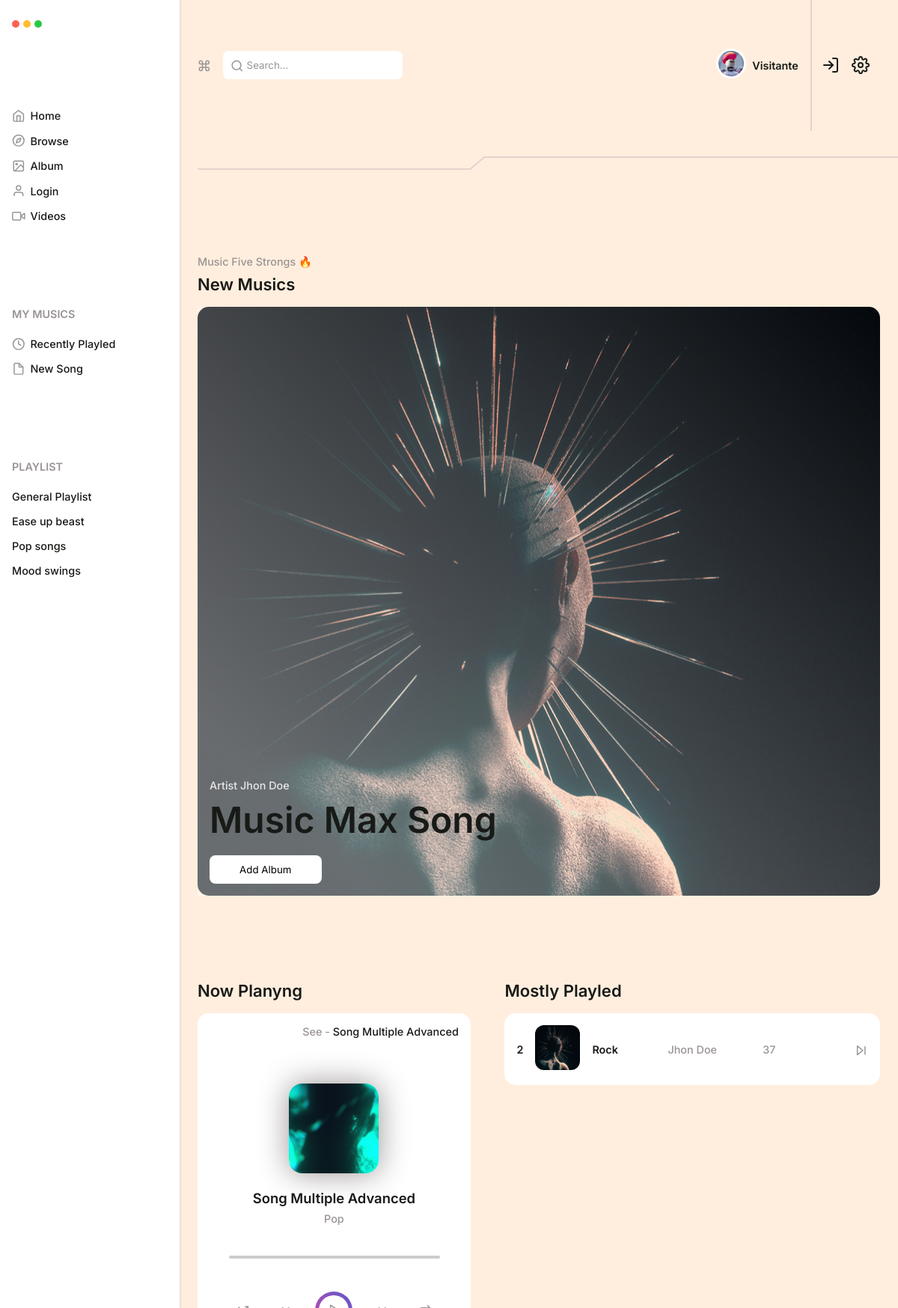
Screenshot of /music/2 with the database file from the repository.
### tables this page shows
CREATE TABLE `songs` (
  `id` int(11) NOT NULL,
  `user_id` varchar(255) NOT NULL,
  `name` varchar(255) NOT NULL,
  `description` varchar(255) NOT NULL,
  `image` varchar(255) DEFAULT NULL,
  `video` varchar(255) DEFAULT NULL,
  `song` varchar(255) NOT NULL,
  `category` varchar(255) NOT NULL,
  `type` varchar(255) NOT NULL,
  `views` int(11) DEFAULT NULL,
  `created_at` timestamp NULL DEFAULT NULL
);

CREATE TABLE `users` (
  `id` varchar(255) NOT NULL,
  `name` varchar(255) NOT NULL,
  `email` varchar(255) NOT NULL,
  `password` varchar(255) NOT NULL,
  `image` varchar(255) NOT NULL,
  `created_at` timestamp NULL DEFAULT NULL,
  `updated_at` timestamp NULL DEFAULT NULL
);

### App/mainView.php (called while the page is built, shortened)
<?php
class mainView{
    public static function render($filename, $arg = [], $header = './Views/theme/header.php', $footer = './Views/theme/footer.php'){
        include("./Views/{$filename}.php");
        die();
    }
}
?>

### App/Controllers/songController.php (called while the page is built, shortened)
<?php
class songController{
    public function getSong($data){
        if($data){
            $results = Song::getResults(isset($_POST['name_search']) ? $_POST['name_search'] : '');
            $songs = Song::get();
            $getSong = Song::getSongArtist($data['id']);
            $getArtist = Song::getArtist($getSong['user_id']);
            isset($data['id']) ? $song = Song::getSong($data['id']) : Song::getSong('1');
        }
        mainView::render('song', [ 'results' => $results, 'getSong' => $getSong, 'getArtist' => $getArtist, 'songs' => $songs, 'song' => $song ]);
    }
}
?>

### index.php (called while the page is built, shortened)
<?php
$router = new Router(BASE);
$router->namespace("Controllers");
$router->get("/", "userController:home");
$router->get("/profile", "userController:profile");
$router->get("/login", "userController:login");
$router->get("/register", "userController:register");
$router->get("/create-song", "songController:createSong");
$router->get("/songs", "songController:allSongs");
$router->get("/playlist", "userController:myPlaylist");
$router->get("/podcasts", "songController:getPodcasts");
$router->get("/recently-playled", "userController:getRecentlysPlayleds");
$router->get("/music/{id}", "songController:getSong");
$router->get("/logout", "userController:logout");
$router->post("/login", "userController:login");
$router->post("/register", "userController:register");
$router->post("/create-song", "songController:createSong");
$router->post("/add-album", "songController:addSongAlbum");
$router->post("/", "userController:home");
$router->post("/update-profile", "userController:updateProfile");
$router->group("error")->namespace("Test");
$router->get("/{errcode}", "Coffee:notFound");
$router->dispatch();
?>

### App/DB.php (called while the page is built)
<?php
class DB{
    private static $pdo;
    public static function connect(){
        if(self::$pdo == null){
            try{
                self::$pdo = new PDO('mysql:host='.HOST.';dbname='.DATABASE,USER,PASSWORD,array(PDO::MYSQL_ATTR_INIT_COMMAND => "SET NAMES utf8"));
                self::$pdo->setAttribute(PDO::ATTR_ERRMODE,PDO::ERRMODE_EXCEPTION);
            }catch(Exception $e){
                echo '<h2>Erro ao conectar</h2>';
            }
        }
        return self::$pdo;
    }
}
?>

### App/Models/Song.php (called while the page is built, shortened)
<?php
class Song{
    public static function getSong($data){
        $songs = \DB::connect()->prepare("SELECT * FROM `songs`");
        $songs->execute();
        $songs = $songs->fetch();
        return $songs;
    }
    public static function getSongArtist($data){
        $songs = \DB::connect()->prepare("SELECT * FROM `songs` WHERE id = '$data'");
        $songs->execute();
        $songs = $songs->fetch();
        if($songs){
            $views = ($songs['views'] + 1);
            $songsUpdate = \DB::connect()->prepare("UPDATE `songs` SET views = ? WHERE id = '$data'");
            $songsUpdate->execute(array($views));
        }
        return $songs;
    }
    public static function getArtist($getSong){
        $artist = \DB::connect()->prepare("SELECT * FROM `users` WHERE id = '$getSong'");
        $artist->execute();
        $artist = $artist->fetch();
        return $artist;
    }
}
?>

### Views/components/box-song.php (the view, shortened to what this page needs)
<div class="box box-song-one toc-song">
    <div class="row margin-bottom-default" id="box-song">
        <a href="<?= BASE ?>/music/<?php echo $arg['song']['id'] ?>"><p class="text-right margin-bottom-bigger-in">See - <span style="color:var(--myBlackDefault)"><?php echo $arg['song']['name']; ?></span></p></a>
        <figure class="img-small-song text-center margin-bottom-default">
            <img src="<?= BASE ?>/storage/uploads/<?= $arg['song']['image'] ?>" id="image-song" />
        </figure>
        <div class="text-center">
            <h5 id="name-song" class="margin-bottom-small"><?= $arg['song']['name'] ?></h5>
            <p><?= $arg['song']['category'] ?></p>
        </div>
        <div class="row">
            <audio controls autoplay id="audio" class="audio">
                <source src="<?= BASE ?>/storage/songs/<?= $arg['song']['song'] ?>" type="audio/mp3">
            </audio>
        </div>
    </div>
    <div class="col items-flex align-center just-space-evenly">
        <a><i data-feather="shuffle"></i></a>
        <a id="minus-seconds"><i data-feather="rewind"></i></a>
        <a class="button-icon-emphasis" id="button-play"><i data-feather="play"></i></a>
        <a id="plus-seconds"><i data-feather="fast-forward"></i></a>
        <a id="reset-audio"><i data-feather="repeat"></i></a>
    </div>
</div>

### Views/song.php (shortened to what this page needs)
<section class="container-song-player margin-bottom-bigger">
    <div class="wrap w95 center">
        <div class="title margin-bottom-default">
            <p class="margin-bottom-small">Music Five Strongs 🔥</p>
            <h1>New Musics</h1>
        </div>
        <figure style="background-image:url('<?= BASE ?>/storage/uploads/<?= $arg['getSong']['image'] ?>');" class="banner-song items-flex align-end pos-relative">
            <div class="col w100">
                <p class="margin-bottom-small">Artist <?= ($arg['getArtist']['name']) ?></p>
                <h1><?= $arg['getSong']['name'] ?></h1>
                <form method="post" action="<?= BASE ?>/add-album" class="items-flex w100 margin-top-default">
                    <button type="submit" name="add-album" class="w17 w60-device-small">Add Album</button>
                </form>
            </div>
        </figure>
    </div>
</section>
<section class="song-container margin-bottom-bigger">
    <div class="wrap w95 center items-flex just-space-between flex-wrap-device-small">
        <div class="col w40 w100-device-small margin-bottom-default-device-small">
            <div class="title margin-bottom-default">
                <h1>Now Planyng</h1>
            </div>
            <?php include('components/box-song.php'); ?>
        </div>
        <div class="col w55 w100-device-small">
            <div class="title margin-bottom-default">
                <h1>Mostly Playled</h1>
            </div>
            <div class="row">
                <ul>
                <form method="GET">
                <?php
                    foreach($arg['songs'] as $key => $song){
                        if($arg['getArtist']['0'] == $song['user_id']){
                            include('components/row-song.php');
                        }
                    }
                  ?>
                 </form>
                </ul>
            </div>
        </div>
    </div>
</section>

### Views/components/row-song.php (shortened to what this page needs)
<li class="box items-flex align-center just-space-between margin-bottom-small">
    <div class="col w30 items-flex align-center">
        <h6><?= isset($song['id']) ? $song['id'] : $arg['getArtist']['id'] ?></h6>
        <figure class="img-small-in-song margin-side-default">
            <img src="<?= BASE ?>/storage/uploads/<?= $song['image'] ?>" />
        </figure>
        <h6><?= $song['category'] ?></h6>
    </div>
    <div class="col w30 text-center hide-device-small">
        <p><?php echo isset($user['name']) ? $user['name'] : $arg['getArtist']['name'] ?></p>
    </div>
    <div class="col w30 items-flex align-center just-space-between">
        <p><?= $song['views'] ?></p>
        <div class="pos-relative">
            <i data-feather="skip-forward"></i>
        </div>
    </div>
</li>

### css/global.css (style rules this page uses)
* { margin:0; padding:0; box-sizing: border-box; font-family: 'Inter', sans-serif; }
html, body { height: 100%; max-width: 100%; max-height: 100%; overflow: hidden; }
:root { --myWhite:#fff; --myPinkWeak:#ffeede; --myBlackDefault:#181a17; --myGray:#9a9494; --myGrayWeak:#e7e7e7; --myPinkStrong:#e5d2ce; --myGreen:#28ca43; --myYellow:#ffbe30; --myRad:#ff5f57; --linearGradient:linear-gradient(to left bottom, #5658c7, #7a54c2, #9550bc, #ac4bb3, #c048a9); }
h1,h2,h3,h4,h5,h6 { font-size: 1.15rem; color: var(--myBlackDefault); font-weight: 600; }
h1,h2 { font-size: 1.38rem; }
h6 { font-size: 0.9rem; }
p { font-size: 0.9rem; color: var(--myGray); font-weight: 500; }
a { text-decoration:none; color: var(--myBlackDefault); font-weight: 500; cursor: pointer; }
*::placeholder { color: var(--myGray); }
button, .button { border:0; height:38px; background-color: var(--myWhite); border-radius: 8px; min-width: 38px; cursor: pointer; display: flex; align-items: center; justify-content: center; }
.button-icon-emphasis { height: 45px; width: 45px; display: flex; align-items: center; justify-content: center; background-color: var(--myWhite); position: relative; }
.button-icon-emphasis:before { content: ''; position: absolute; background-color: var(--myWhite); position: absolute; width: 40px; height:40px; border-radius: 50%; z-index: 1; }
.button-icon-emphasis:after { content: ''; position: absolute; background: var(--linearGradient); position: absolute; width: 50px; height:50px; border-radius: 50%; z-index: 0; }
.button-icon-emphasis svg { z-index: 99; }
img { width: 100%; object-fit: cover; }
ul, nav { list-style-type:none; }
svg { color: var(--myGray); width: 1.1rem; height: 1.1rem; vertical-align: middle; }
.text-center { text-align: center; }
.text-right { text-align: right; }
.center { margin:0 auto; }
.items-flex { display: flex; }
.align-center { align-items: center; }
.align-end { align-items: flex-end; }
.just-space-between { justify-content: space-between; }
.just-space-evenly { justify-content: space-evenly; }
.pos-relative { position: relative; }
.w100 { width: 100%; }
.w95 { width: 95%; }
.w55 { width: 55%; }
.w40 { width: 40%; }
.w30 { width: 30%; }
.w17 { width: 17%; }
.margin-bottom-small { margin-bottom: 0.5rem; }
.margin-top-default { margin-top: 1.1rem; }
.margin-bottom-default { margin-bottom: 1.1rem; }
.margin-bottom-bigger { margin-bottom: 6.5vh; }
.margin-bottom-bigger-in { margin-bottom: 3.5vh; }
.margin-side-default { margin:0 1rem; }
figure.img-small-song img { border-radius: 18px; width: 120px; height: 120px; }
figure.img-small-in-song img { border-radius: 12px; width: 60px; height: 60px; }
figure.banner-song { height: 45vh; border-radius: 15px; padding:1rem; background-size: cover; background-position:center; }
.box { background-color: var(--myWhite); border-radius: 15px; padding:1rem; }
#audio { width: 100%; height: 4vh; }

### css/style.css (style rules this page uses)
section.song-container figure.img-small-song img { box-shadow: 0 0 40px var(--myGray); }
section.container-song-player figure .col { z-index: 999; }
section.container-song-player figure h1 { font-size: 3rem; width: 50%; }
section.container-song-player figure p { color: var(--myGrayWeak); }
section.container-song-player figure:after { content: ''; background:linear-gradient(45deg, rgba(255,255,255,0.4) 14%, rgba(0,0,0,0) 100%); position: absolute; bottom: 0; left:0; width: 100%; height: 100%; z-index: 0; }

### rows the page displays
songs: image (picture), name "Music Max Song", id "2", category "Rock", user.name "Jhon Doe", views "37"
users: name "Jhon Doe"
songs: name "Song Multiple Advanced", image (picture), category "Pop"

### other values shown
$_SESSION['name'] "Visitante"
